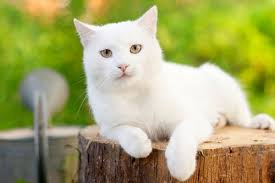
#> input picture input_imageprocessing.jpeg, 275 x 183 px
$ python imageprocessing.py
#> lines starting #> are read from the running program, lines starting #| are printed output that depends on the picture
import skimage.io as io
from skimage.color import rgb2gray
img = io.imread('./input_imageprocessing.jpeg')
#> img is the input picture: shape (183, 275, 3); mean R, G, B 166.4, 167.2, 108.1
img_grayscale = rgb2gray(img)
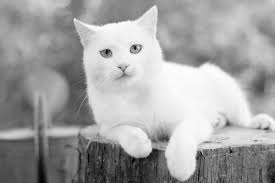
#> img_grayscale: shape (183, 275) float64; min 0.00917, max 1, mean 0.638
show_grayscale = io.imshow(img_grayscale)
io.show()
